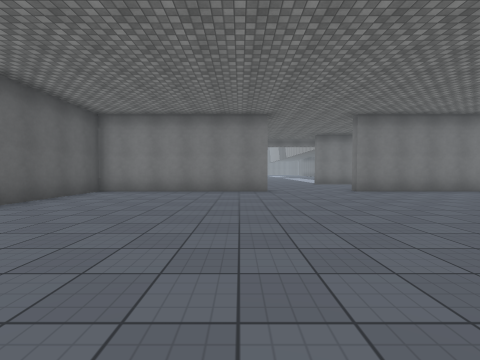
[1] (above)

21 first-person views from a walk through a scene from a Unity 3-D project. The camera is 1.3 m above the floor, tilts 2° down and sees 90° across. The floor is counted in squares, 2 m on a side. Each view is taken from the middle of a square. On the plan, view 1 faces up. The plan holds only what a view shows up to about 9 squares ahead; the rest is blank. The place goes on beyond the plan. The player character is not drawn. Door leaves are left out, so doorways stand open. Surface patterns are stand-ins for the level's own textures.

[2]
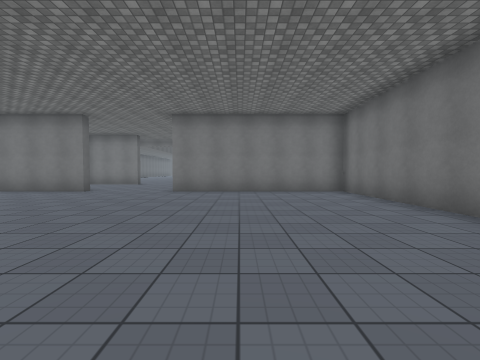

[3]
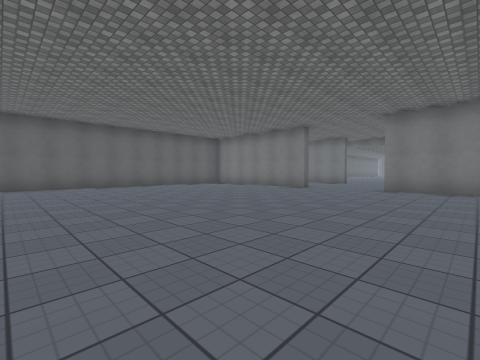

[4]
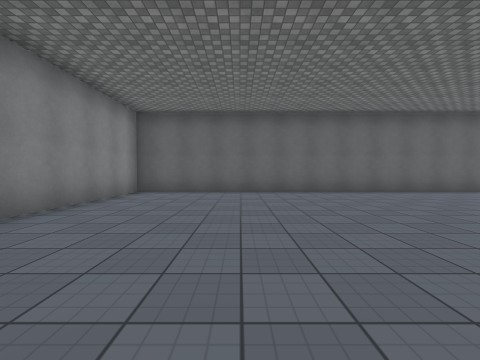

[5]
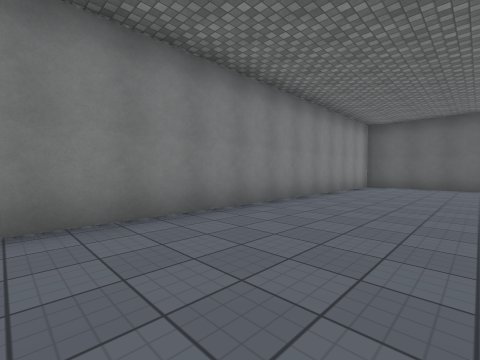

[6]
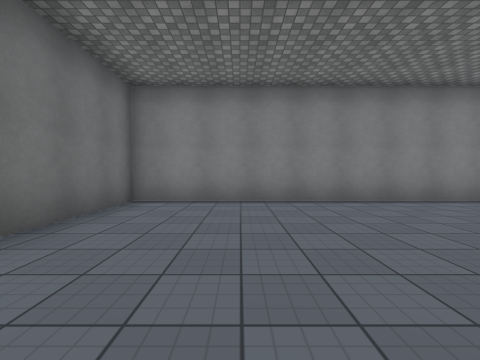

[7]
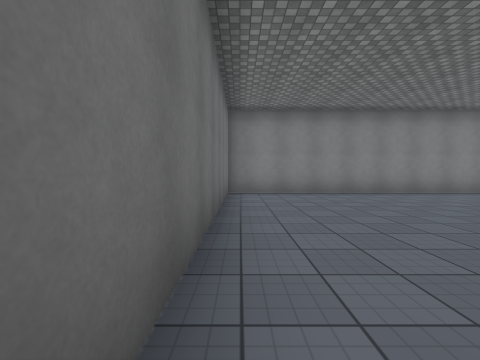

[8]
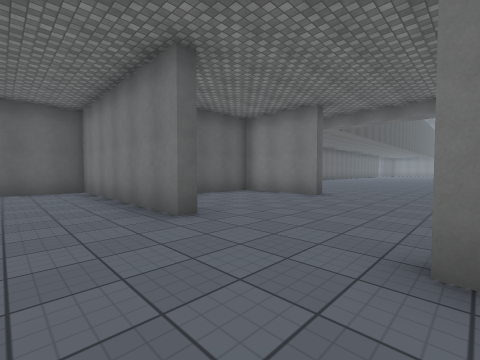

[9]
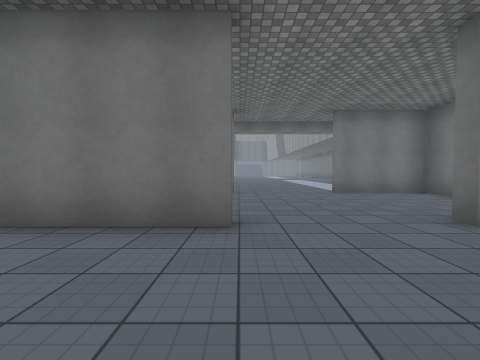

[10]
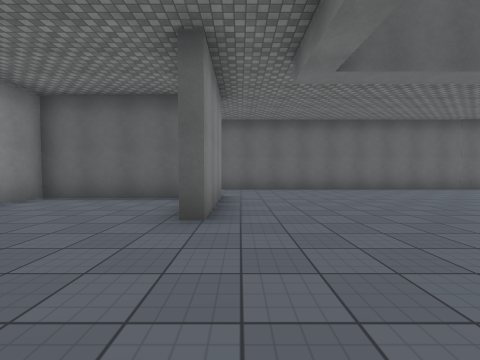

[11]
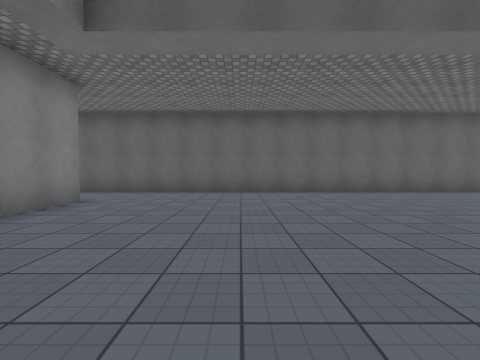

[12]
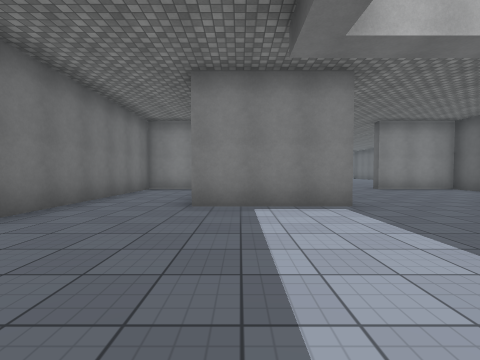

[13]
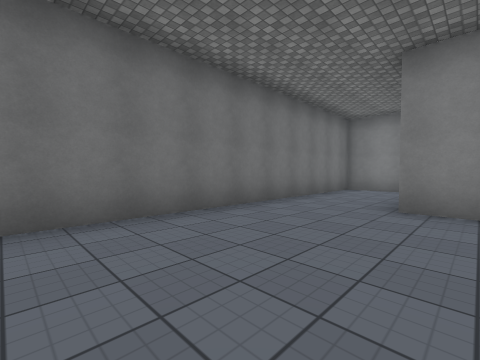

[14]
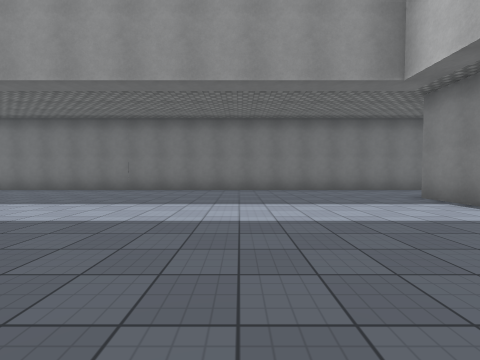

[15]
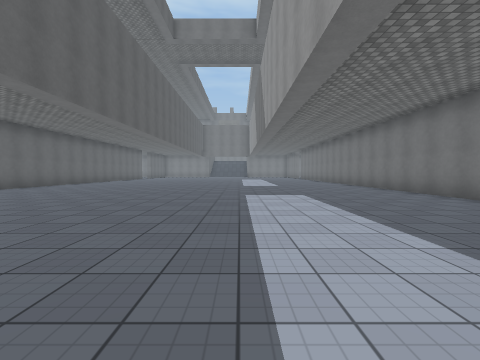

[16]
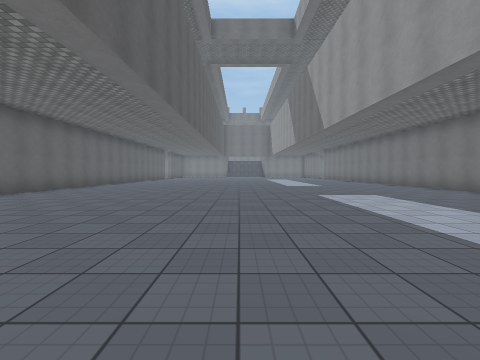

[17]
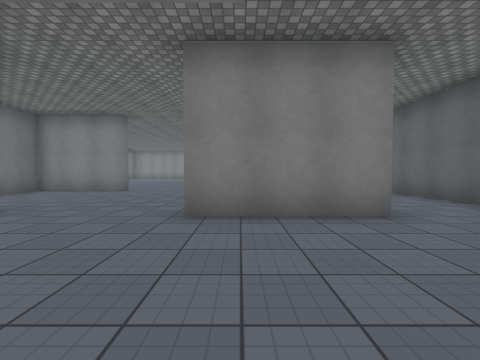

[18]
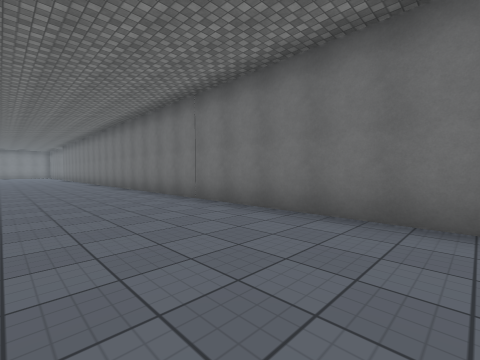

[19]
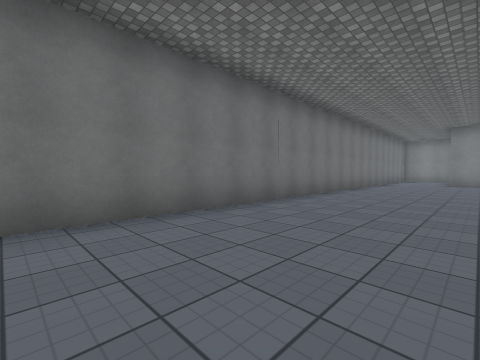

[20]
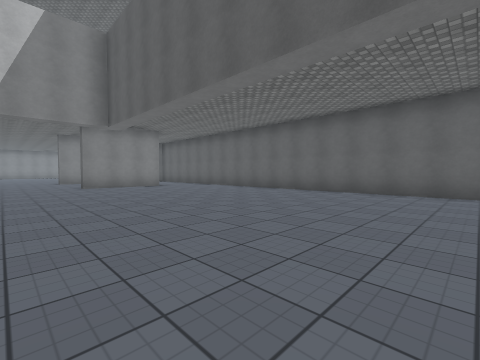

[21]
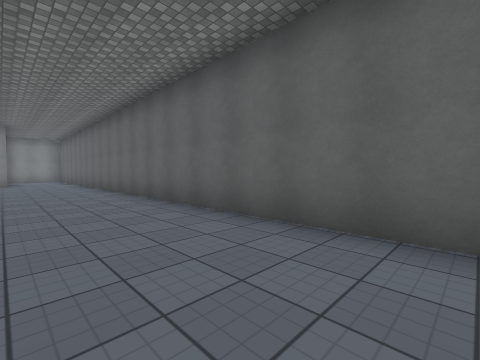

### Floor plan
Points are (right, up) in squares from view 1. A wall is a line through its corners. A room is listed if a view was taken in it or the views show most of it. See-through windows are left out.
Room 1 (views 1, 2, 3, 4, 5, 6, 7, 8, 9)
walls: (9.4, 3.3) (9.4, 7.8) (3.8, 7.8) (3.8, 8.2) (6.6, 8.2) (6.6, 9.5); (6.6, 11.2) (6.6, 12.2) (3.9, 12.2); (0.8, 12.5) (0.8, 12.2) (-1.9, 12.2) (-1.9, 8.2) (0.8, 8.2) (0.8, 7.8) (-4.6, 7.8) (-4.6, -5.3) (9.4, -5.3) (9.4, 1.8)
ways out: opening at (2, 12) to room 2
Room 2 (views 10, 11, 12, 13, 14, 15, 16, 17, 18, 19, 20, 21)
walls: (3.9, 12.5) (7, 12.5); (-2.2, 12.5) (0.8, 12.5); (-4.6, 26.1) (-4.6, 8.8); (7.8, 8.2) (9.4, 8.2) (9.4, 26.1)
ways out: opening at (2, 12) to room 1

Where each view was taken, in squares from view 1:
view 1: 0 up, 0 right, facing up
view 2: 0 up, 6 right, facing up
view 3: 1 down, 6 right, facing up-left
view 4: 2 down, 3 right, facing left
view 5: 2 down, 6 right, facing down-left
view 6: 0 up, 7 right, facing down
view 7: 2 up, 9 right, facing down
view 8: 6 up, 4 right, facing up-left
view 9: 5 up, 1 right, facing up
view 10: 13 up, 4 right, facing left
view 11: 16 up, 3 right, facing left
view 12: 17 up, 6 right, facing down
view 13: 17 up, 6 right, facing down-right
view 14: 17 up, 1 right, facing right
view 15: 17 up, 4 right, facing up
view 16: 17 up, 2 right, facing up
view 17: 16 up, 0 right, facing down
view 18: 16 up, 6 right, facing up-right
view 19: 26 up, 6 right, facing down-right
view 20: 23 up, 3 right, facing down-left
view 21: 26 up, 2 left, facing down-left
